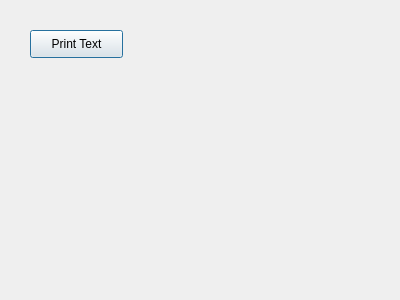
<?xml version="1.0" encoding="UTF-8"?>
<ui version="4.0">
 <class>Dialog</class>
 <widget class="QDialog" name="Dialog">
  <property name="geometry">
   <rect>
    <x>0</x>
    <y>0</y>
    <width>400</width>
    <height>300</height>
   </rect>
  </property>
  <property name="windowTitle">
   <string>Dialog</string>
  </property>
  <widget class="QPushButton" name="printBtn">
   <property name="geometry">
    <rect>
     <x>30</x>
     <y>30</y>
     <width>93</width>
     <height>28</height>
    </rect>
   </property>
   <property name="text">
    <string>Print Text</string>
   </property>
  </widget>
  <widget class="QLabel" name="outputLbl">
   <property name="geometry">
    <rect>
     <x>160</x>
     <y>30</y>
     <width>131</width>
     <height>31</height>
    </rect>
   </property>
   <property name="text">
    <string/>
   </property>
  </widget>
 </widget>
 <resources/>
 <connections/>
</ui>
